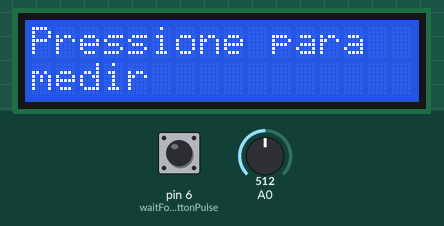
Simulated run of this sketch. Board: Arduino Uno, built with avr-gcc and run on an emulated ATmega328P. Shown: 16×2 character LCD. The inputs (shaded band) are chosen by the test bench; at power-on: pin 6 (waitForButtonPulse) LOW, A0 = 512.

Above: at 1.2 s.
1.3 s: pin 6 (waitForButtonPulse) pulled HIGH for 0.15 s
At 2.3 s:
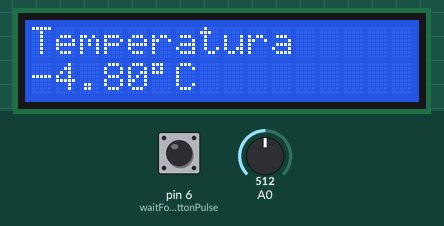
2.9 s: pin 6 (waitForButtonPulse) pulled HIGH for 1 s
At 3.91 s:
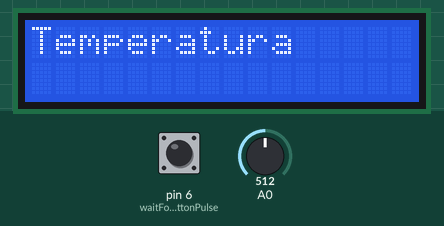
5.4 s: pin 6 (waitForButtonPulse) pulled HIGH for 3.2 s
Timing chart, 0 to 8.4 s (numbered marks = the images above; inputs shaded):
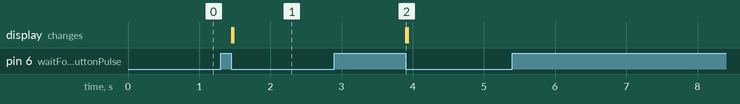

The sketch:

SistemasEmbutidos-TrabalhoFinal-RotinaV3.ino
```cpp
#include <Arduino.h>
#include <math.h>
#include <LiquidCrystal.h>

#define BETA 4150
#define R0 10000

const int rs = 12, en = 11, d4 = 5, d5 = 4, d6 = 3, d7 = 2;
LiquidCrystal lcd(rs, en, d4, d5, d6, d7);
double temp = 0;
int measurementsCount = 0;

void setup() {
  lcd.begin(16, 2); // Inicializa o display
  lcd.print("Pressione para");
  lcd.setCursor(0, 1);
  lcd.print("medir");


  cli();  // Limpa os registradores de interrupções

  DDRD = DDRD & ~(1 << DDD6);   // Coloca o pino 6 da porta D como entrada

  TCCR1A = 0; // Coloca timer em operação normal
  TCCR1B = 0; // Reseta registradores de modo e prescaler
  OCR1A = 0x1388; // Coloca valor de contagem para 25 ms = 40 Hz, logo OCR1A deve ser: (16*10^6) / (40*8) = 5000 = 0x1388
  TCNT1  = 0; // Zera contador do timer

  sei() ; // Habilita interrupções
}

void loop() {
  waitForButtonPulse(64, 64); // Espera pelo pulso de entrada no botão; 16 é o primeiro estado a checar porque se está lendo do pido D4 (2^4 = 16) e porque a tensão lida é nula com o botão liberado
  lcd.clear();
  lcd.setCursor(0, 0);
  lcd.print("Temperatura");
  lcd.setCursor(0, 1);  // Coloca cursor do display na segunda linha
  setOrResetTimer(true);  // Inicial a temporização e a obtenção das 10 amostras
}

void waitForButtonPulse(int firstStateToCheck, int HIGHstateValue) {
  bool pulseDetected = false;
  int buttonState, stateToCheck = firstStateToCheck;

  while (!pulseDetected) {

    buttonState = PIND & (1 << PD6);  // Leitura do registrador de entrada

    if (buttonState == stateToCheck) {  // Verificação de borda (de subida ou descida, dependendo do valor de "stateToCheck")

      stateToCheck = !stateToCheck ? HIGHstateValue : 0;

      if (stateToCheck == firstStateToCheck) {  // Se o próximo estado a verificar voltou a ser o inicial, então significa que um pulso completo ocorreu na entrada
        pulseDetected = 1;
      }
    }
  }
}

void setOrResetTimer(bool set) {
  if (set) {
    TCNT1 = 0;
    TCCR1B |= (1 << WGM12) | (1 << CS11); // Coloca timer em modo CTC (1 << WGM12), com prescaler de 8 (CS11 = 1)
    TIMSK1 |= (1 << OCIE1A);  // Habilita interrupção do timer por igualdade de comparação
  }
  else {
    TIMSK1 &= ~(1 << OCIE1A);
    TCCR1B = 0;
  }
}

double readNTC() {
  int input;
  double voltage, resistance, tempInK;

  ADMUX |= B01000000;   // Canal A0 e a define tensao de ref de VCC
  ADCSRA |= B11000000;  // Ativa o adc e comeca a conversao; temos que ativar o ADSC sempre pois o arduino desativa ele depois de cada conversão

  while (bit_is_set(ADCSRA, ADSC)) {
    input = ADCL | (ADCH << 8);
  }
  voltage = 0.004883 * input;   // (5V/1024)
  resistance = (R0 * voltage) / (5 - voltage); // Fórmula do divisor de tensão
  tempInK = 1 / (0.0033557 + (log(resistance / R0)) / BETA); // Fórmula do NTC, 0.0033557 eh 1/T0, T0 = 298K

  return tempInK - 273;    // temperatura em celsius
}

ISR(TIMER1_COMPA_vect) {
  if (measurementsCount < 10) { // Enquanto não tiverem sido medidas as 10 amostras, continuar medindo e calculando a média
    temp += readNTC() * 0.1; // média de 10 amostras da temperatura
    measurementsCount ++;
  }
  else {
    measurementsCount = 0;  // Zera o contador de amostras
    setOrResetTimer(false);
    lcd.print(temp);
    lcd.print("\337C");
    temp = 0;
  }
}
```

leitura.cpp
```cpp
#define BETA 4150
#define R0 10000
#include <Arduino.h>
#include <math.h>

double ler_NTC() {
  ADMUX |= B01000000;               // canal A0 e a define tensao de ref de VCC

  ADCSRA |= B11000000;              // ativa o adc e comeca a conversao
                                    // temos que ativar o ADSC sempre pois o arduino desativa ele
                                    // depois de cada conversao
  int leitura;

  while (bit_is_set(ADCSRA, ADSC)) {
    leitura = ADCL | (ADCH << 8);
  }

  double tensao = 0.004883 * leitura;   // (5V/1024)

  double resistencia = (R0 * tensao) / (5 - tensao); // divisor de tensao

  double temperaturaK = 1 / (0.0033557 + (log(resistencia/R0))/BETA); // formula NTC

  return temperaturaK - 273;    // temperatura em celsius
}
```

Measured:
- after the input at 1.3 s, the display: first changes after 0.15 s (image 1 shows a later state)
- after the input at 2.9 s, the display: changes after 1.0 s (image 2)
